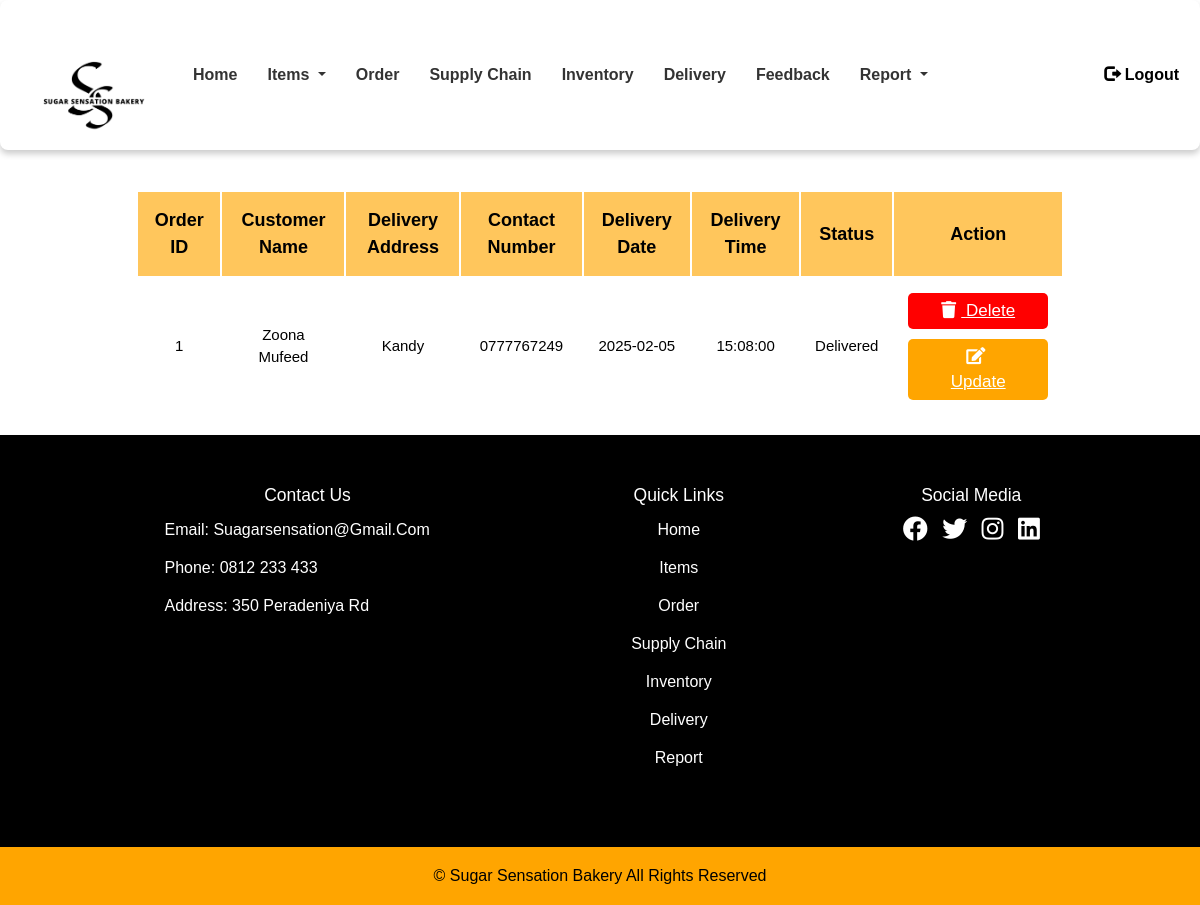
The page /admindelivery.php on the database its author committed.
### tables this page shows
CREATE TABLE `delivery` (
  `id` int(11) NOT NULL,
  `order_id` int(11) NOT NULL,
  `order_cname` varchar(255) NOT NULL,
  `delivery_address` text NOT NULL,
  `contact_no` varchar(20) NOT NULL,
  `delivery_date` date NOT NULL,
  `delivery_time` time NOT NULL,
  `del_status` enum('pending','delivered','cancelled') NOT NULL DEFAULT 'pending'
);

### admindelivery.php (the view, shortened to what this page needs)
<?php
include "includes/databaseconnect.php";
?>
<!DOCTYPE html>
<html lang="en">
<head>
    <?php include "includes/header_links.php"; ?>
    <link href="css/homead.css" rel="stylesheet" />
    <link href="css/admindelivery.css" rel="stylesheet" />
</head>
<body>
    <?php include 'includes/adminnavbar.php'; ?>
    <section class="displaytable">
        <table>
            <thead>
                <tr>
                    <th>Order ID</th>
                    <th>Customer Name</th>
                    <th>Delivery Address</th>
                    <th>Contact Number</th>
                    <th>Delivery Date</th>
                    <th>Delivery Time</th>
                    <th>Status</th>
                    <th>Action</th>
                </tr>
            </thead>
            <tbody>
                <?php
                $select_deliveries = mysqli_query($conn, "SELECT * FROM `delivery`ORDER BY `order_id` DESC") or die('Query failed');
                if (mysqli_num_rows($select_deliveries) > 0) {
                    while ($row = mysqli_fetch_assoc($select_deliveries)) {
                ?>
                <tr>
                    <td><?php echo $row['order_id']; ?></td>
                    <td><?php echo $row['order_cname']; ?></td>
                    <td><?php echo $row['delivery_address']; ?></td>
                    <td><?php echo $row['contact_no']; ?></td>
                    <td><?php echo $row['delivery_date']; ?></td>
                    <td><?php echo $row['delivery_time']; ?></td>
                    <td><?php echo $row['del_status']; ?></td>
                    <td>
                        <a href="admindelivery.php?delete=<?php echo $row['id']; ?>" class="delete-btn" onclick="return confirm('Are you sure you want to delete this?');">
                            <i class="fas fa-trash"></i> Delete
                        </a>
                        <a href="admindelivery.php?edit=<?php echo $row['id']; ?>" class="option-btn">
                            <i class="fas fa-edit"></i> Update
                        </a>
                    </td>
                </tr>
                <?php
                    }
                } else {
                    echo "<tr><td colspan='8' class='empty'>No deliveries available</td></tr>";
                }
                ?>
            </tbody>
        </table>
    </section>
    <?php include "includes/adminfooter.php"; ?>
</body>
</html>

### css/main.css (style rules this page uses)
* { margin:0; padding:0; font-family:Arial, Helvetica, sans-serif; box-sizing:border-box; }

### css/homead.css (style rules this page uses)
* { margin:0; padding:0; font-family:Arial, Helvetica, sans-serif; box-sizing:border-box; }
html, body { margin: 0; padding: 0; height: 100%; }

### css/admindelivery.css (style rules this page uses)
* { font-family: 'Poppins', sans-serif; margin: 0; padding: 0; box-sizing: border-box; outline: none; border: none; text-decoration: none; text-transform: capitalize; }
section { padding:2rem; }
.option-btn, .delete-btn,.bton { display: inline-block; width: 100%; text-align: center; background-color: orange; color:white; font-size: 1.7rem; padding:0.5rem 3rem; border-radius: .5rem; cursor: pointer; margin-top: 1rem; border:none; }
.option-btn i, .delete-btn i { padding-right: .5rem; }
.option-btn { background-color:orange; }
.delete-btn { margin-top: 0; background-color: red; }
.displaytable table { width: 80%; text-align: center; margin:0 auto; }
.displaytable table thead th { padding:1.5rem; font-size: 1.8rem; background-color:rgba(255, 166, 0, 0.638); color:black; border:2px solid white; }
.displaytable table td { padding:1.5rem; font-size: 1.5rem; color:black; }
.displaytable table td:first-child { padding:0; }

### rows shown on the page
delivery: order "1", order_cname "Zoona Mufeed", delivery_address "Kandy", contact_no "0777767249", delivery_date "2025-02-05", delivery_time "15:08:00", del_status "Delivered"
